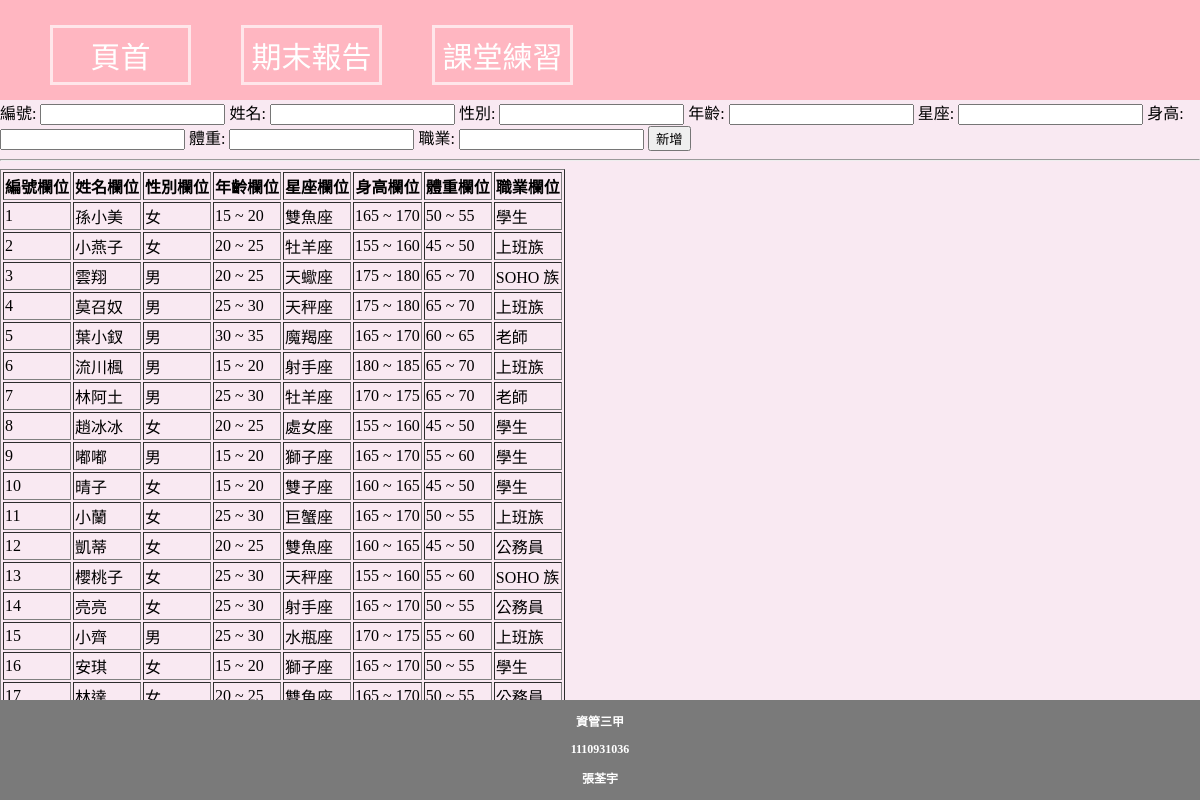
The page /friendList/friendList.php on the database its author committed.
### tables this page shows
CREATE TABLE `friend` (
  `no` smallint(6) NOT NULL COMMENT '編號欄位',
  `name` varchar(5) NOT NULL COMMENT '姓名欄位',
  `sex` char(1) NOT NULL COMMENT '性別欄位',
  `age` varchar(10) NOT NULL COMMENT '年齡欄位',
  `star_signs` varchar(3) NOT NULL COMMENT '星座欄位',
  `height` varchar(10) NOT NULL COMMENT '身高欄位',
  `weight` varchar(10) NOT NULL COMMENT '體重欄位',
  `career` varchar(10) NOT NULL COMMENT '職業欄位'
);

### friendList/friendList.php (the view, shortened to what this page needs)
 <?php
    include("mysql.inc.php");
?>
<!DOCTYPE html>
<html lang="zh-TW">
<head>
<link rel="stylesheet" href="../css/style.css" media="all">
</head>
<body>
<header >
    <a href="../index.php">頁首</a>
    <a href="../../Final/index.php">期末報告</a>
    <ul class="menu">
        <li><a href='#'>課堂練習</a>
        </li>
    </ul>
</header>
<form method="post" action="<?php $_SERVER["PHP_SELF"] ?>">
編號: <input name="no">
姓名: <input name="name">
性別: <input name="sex">
年齡: <input name="age">
星座: <input name="star_signs">
身高: <input name="height">
體重: <input name="weight">
職業: <input name="career">
 <input name="submit" type="submit" value="新增">
 </form>
 <?php
$sql= "SELECT * FROM friend ORDER BY no";
$result=mysqli_query($conn, $sql);
if ( mysqli_num_rows($result) >0 ){
 echo '<hr><table border="1">
 <tr><th>編號欄位</th><th>姓名欄位</th><th>性別欄位</th>
 <th>年齡欄位</th><th>星座欄位</th><th>身高欄位</th><th>體重欄位</th>
 <th>職業欄位</th></tr>';
 while ( $row = mysqli_fetch_array($result) ) {
 echo '<tr><td>'.$row['no'].'</td>
 <td>'.$row['name'].'</td>
 <td>'.$row['sex'].'</td>
 <td>'.$row['age'].'</td>
 <td>'.$row['star_signs'].'</td>
 <td>'.$row['height'].'</td>
 <td>'.$row['weight'].'</td>
 <td>'.$row['career'].'</td></tr>';
 }
 echo '</table>';
}
?>
</body>
<footer id="footer">
    <p>資管三甲</p>
    <p>1110931036</p>
    <p>張荃宇</p>
  </footer>
</html>

### css/style.css (style rules this page uses)
body { margin: 0; background-color: rgb(249, 233, 242); }
header { margin: 0px; height: 100px; background-color: lightpink; }
#footer { height: 100px; width: 100%; background-color: #7a7a7a; position: absolute; bottom: 0; color: rgb(255, 255, 255); font-size: 12px; text-align: center; font-weight: bold; }
header a { width: 125px; margin: 25px 0px auto 50px; padding: 5px; float: left; color: #ffffff; background-color:lightpink; font-size: 30px; text-align: center; border: 3px solid #ffffffa9; text-decoration: none; }
ul { margin: 0; padding: 0; list-style-type: none; }
.menu { float: left; font-size: 30px; }
.menu a { margin: auto 50px auto; display: block; text-align: center; text-decoration: none; }
.menu > li { float: left; }
.menu > li > a { margin: 25px 0px auto 50px; }
.menu li { position: relative; min-width: 120px; }

### rows shown on the page
friend: no "1", name "孫小美", sex "女", age "15 ~ 20", star_signs "雙魚座", height "165 ~ 170", weight "50 ~ 55", career "學生"
friend: no "2", name "小燕子", sex "女", age "20 ~ 25", star_signs "牡羊座", height "155 ~ 160", weight "45 ~ 50", career "上班族"
friend: no "3", name "雲翔", sex "男", age "20 ~ 25", star_signs "天蠍座", height "175 ~ 180", weight "65 ~ 70", career "SOHO 族"
friend: no "4", name "莫召奴", sex "男", age "25 ~ 30", star_signs "天秤座", height "175 ~ 180", weight "65 ~ 70", career "上班族"
friend: no "5", name "葉小釵", sex "男", age "30 ~ 35", star_signs "魔羯座", height "165 ~ 170", weight "60 ~ 65", career "老師"
friend: no "6", name "流川楓", sex "男", age "15 ~ 20", star_signs "射手座", height "180 ~ 185", weight "65 ~ 70", career "上班族"
friend: no "7", name "林阿土", sex "男", age "25 ~ 30", star_signs "牡羊座", height "170 ~ 175", weight "65 ~ 70", career "老師"
friend: no "8", name "趙冰冰", sex "女", age "20 ~ 25", star_signs "處女座", height "155 ~ 160", weight "45 ~ 50", career "學生"
friend: no "9", name "嘟嘟", sex "男", age "15 ~ 20", star_signs "獅子座", height "165 ~ 170", weight "55 ~ 60", career "學生"
friend: no "10", name "晴子", sex "女", age "15 ~ 20", star_signs "雙子座", height "160 ~ 165", weight "45 ~ 50", career "學生"
friend: no "11", name "小蘭", sex "女", age "25 ~ 30", star_signs "巨蟹座", height "165 ~ 170", weight "50 ~ 55", career "上班族"
friend: no "12", name "凱蒂", sex "女", age "20 ~ 25", star_signs "雙魚座", height "160 ~ 165", weight "45 ~ 50", career "公務員"
friend: no "13", name "櫻桃子", sex "女", age "25 ~ 30", star_signs "天秤座", height "155 ~ 160", weight "55 ~ 60", career "SOHO 族"
friend: no "14", name "亮亮", sex "女", age "25 ~ 30", star_signs "射手座", height "165 ~ 170", weight "50 ~ 55", career "公務員"
friend: no "15", name "小齊", sex "男", age "25 ~ 30", star_signs "水瓶座", height "170 ~ 175", weight "55 ~ 60", career "上班族"
friend: no "16", name "安琪", sex "女", age "15 ~ 20", star_signs "獅子座", height "165 ~ 170", weight "50 ~ 55", career "學生"
friend: no "17", name "林達", sex "女", age "20 ~ 25", star_signs "雙魚座", height "165 ~ 170", weight "50 ~ 55", career "公務員"
